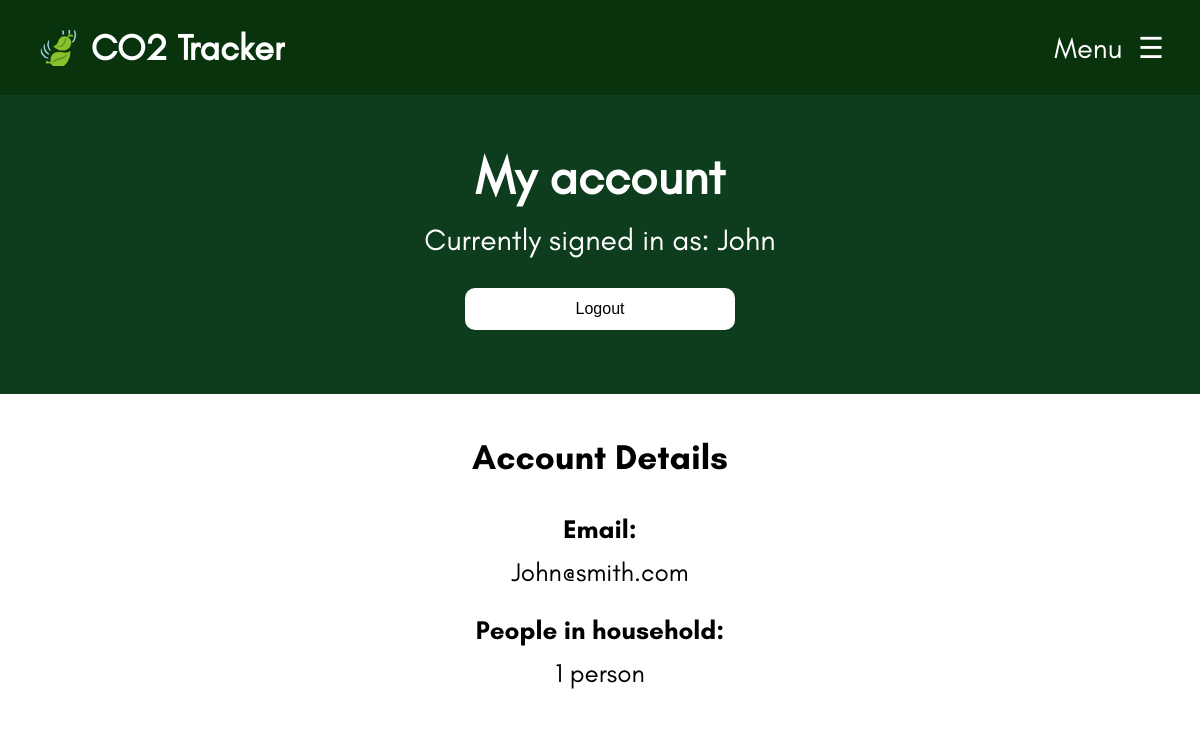
/account.php (signed in), run on an earlier commit of the app's database.
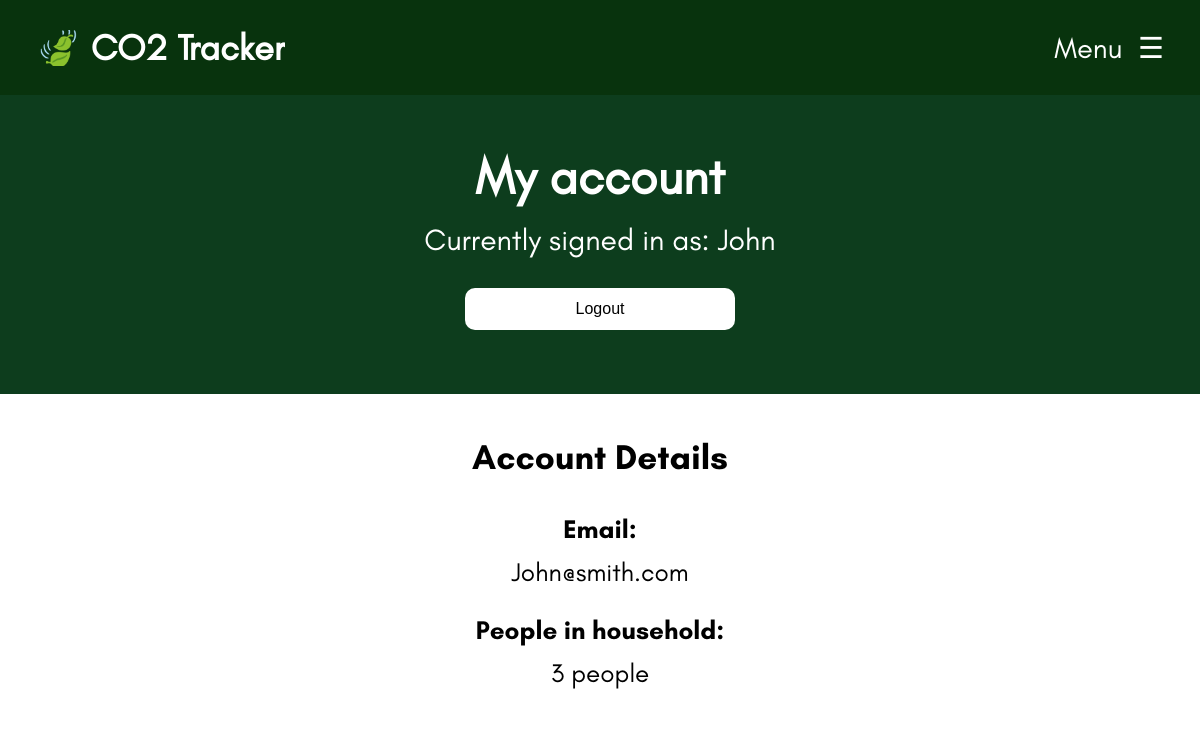
And on a later commit of the database.
### tables this page shows
CREATE TABLE User
(
	User_ID INTEGER PRIMARY KEY AUTOINCREMENT,
	Username TEXT NOT NULL,
	Password_Hash TEXT NOT NULL,
	Email TEXT NOT NULL,
	Num_Of_Household_Members INT NOT NULL
);

### components/functions.php (called while the page is built, shortened)
<?php
  function dbConnect(){
    $db = new SQLite3(__DIR__ . "/data.db");
    return $db;
  }
 function getUser() {
    $db = dbConnect();
    $stmt = $db->prepare("SELECT * FROM User WHERE User_ID = :id");
    $stmt->bindValue(':id', $_SESSION['user_id']);
    $result = $stmt->execute();
    return $result->fetchArray(SQLITE3_ASSOC);
}
?>

### account.php (the view, shortened to what this page needs)
<!DOCTYPE html>
<html lang="en">
  <?php
    include("components/head.php");
  ?>
<body>
    <?php
    include("components/navbar.php");
    ?>
    <div class="welcome-container">
        <br>
        <h1 style="font-size: 50px; margin-bottom: -15px;">My account</h1>
        <p style="font-size: 30px;"><?php echo isset($_SESSION['user_id']) ? "Currently signed in as: " . $user['Username'] . "" : "Sign in to start tracking your emissions!"; ?></p>
        <form method="POST">
            <button type="submit" name="logout" class="sign-up-button" style="<?php echo !$user ? 'display:none' : 'display:block'; ?>">Logout</button>
        </form>
        <br><br>
    </div>
    <div class="account-container">
        <p style="font-family: Glacial Indifference Bold; font-size: 35px;">Account Details</p>
        <p style="font-family: Glacial Indifference Bold; font-size: 26px;">Email:</p>
        <p style="font-family: Glacial Indifference; font-size: 26px; margin-top: -15px;"><?php echo isset($_SESSION['user_id']) ? $user['Email'] : ""; ?></p>
        <p style="font-family: Glacial Indifference Bold; font-size: 26px;">People in household:</p>
        <p style="font-family: Glacial Indifference; font-size: 26px; margin-top: -15px;">
        <?php
            if (isset($_SESSION['user_id']) && isset($user['Num_Of_Household_Members'])) {
                echo $user['Num_Of_Household_Members'] . ($user['Num_Of_Household_Members'] == 1 ? " person" : " people");
            }
        ?>
        </p>
    </div>
</body>
</html>

### components/head.php (shortened to what this page needs)
<head>
    <link rel="stylesheet" href="css/style.css" />
    <link rel="stylesheet" href="css/navbar.css" />
    <link rel="stylesheet" href="css/termsconditions.css" />
    <?php
      require_once("components/functions.php");
      $user = getUser();
    ?>
</head>

### components/navbar.php (shortened to what this page needs)
<header>
    <nav class="navbar">
        <ul class="navbar-items">
            <li class="navbar-logo">
                <a href="index.php">🍃 CO2 Tracker</a>
            </li>
            <li class="menu-button">
                <span onclick="openSideBar()">Menu &nbsp☰</span>
            </li>
        </ul>
    </nav>
</header>
<div id="sidebar-container" class="sidebar-container">
    <ul class="sidebar-items">
        <li style="font-size: 70px; text-align: center; justify-content: center; margin-bottom: -20px; margin-top: -30px; padding-left: 0px;"><a class="sidebar-logo" href="index.php">🍃</a><li>
    </ul>
</div>
<br><br><br>

### css/style.css (style rules this page uses)
:root { --lighter-theme-colour: #1b5e31; --main-theme-colour: #0d3d1d; --darker-theme-colour: #08330d; --error-colour: #ff1313; }
.welcome-container { z-index: -1; display: flex; flex-direction: column; box-sizing: border-box; text-align: center; align-items: center; position: absolute; left: 0; right: 0; width: 100%; padding: 20px 0; background-color: var(--main-theme-colour); color: white; font-family: Glacial Indifference; }
.welcome-container p { font-size: 22px; }
body { font-size: 18px; font-family: Arial, Helvetica, sans-serif; }
.account-container { float: left; width: 100%; background-color: white; text-align: center; align-items: center; align-content: center; margin-top: 330px; }
.sign-up-button { border-radius: 10px; width: 270px; height: 42px; color: black; font-size: 16px; background-color: white; border: none; cursor: pointer; }

### css/navbar.css (style rules this page uses)
.navbar { color: #1e1919; background-color: #08330d; height: 95px; align-content: center; position: fixed; left: 0; right: 0; top: 0; bottom: 0; }
.navbar-items { text-decoration: none; font-family: Glacial Indifference; list-style: none; padding: 0 3%; display: flex; justify-content: space-between; align-items: center; background: none; height: 100%; margin: 0px; }
nav ul li a { text-decoration: none; margin-right: 24px; color: white; font-size: 29px; position: relative; }
.navbar-logo a { margin: 0; display: block; text-decoration: none; font-weight: bold; line-height: 100%; white-space: nowrap; overflow: hidden; color: #FFFFFF; font-size: 36px !important; background-color: transparent; transition: font-size 0.05s ease-in-out; }
.menu-button { font-size: 29px; transition: font-size 0.1s ease-in-out; color: white; }
.sidebar-container { position: fixed; top: 0; right: 0; width: 0px; height: 100%; background-color: #08330d; padding-top: 60px; z-index: 1001; overflow-x: hidden; transition: 0.5s; }
.sidebar-items { list-style-type: none; padding-left: 0; }
.sidebar-items li { background-color: #08330d; font-family: Glacial Indifference; height: 70px; display: flex; align-items: center; width: 100%; left: 0; padding-left: 30px; }
.sidebar-logo { text-decoration: none; transition: font-size 0.1s ease-in-out; }

What changed in the data, as far as the page shows it:
changed user "John": Num_Of_Household_Members "1" → "3"
Also different on the page:
text no longer shown: "person"
text now shown: "people"
